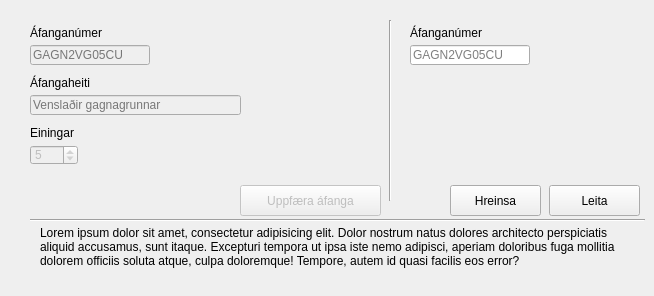
      <widget class="QWidget" name="coursesTabUpdate">
       <attribute name="title">
        <string>Áfangi</string>
       </attribute>
       <widget class="QLabel" name="label_129">
        <property name="geometry">
         <rect>
          <x>30</x>
          <y>70</y>
          <width>101</width>
          <height>20</height>
         </rect>
        </property>
        <property name="layoutDirection">
         <enum>Qt::LeftToRight</enum>
        </property>
        <property name="text">
         <string>Áfangaheiti</string>
        </property>
        <property name="alignment">
         <set>Qt::AlignBottom|Qt::AlignLeading|Qt::AlignLeft</set>
        </property>
       </widget>
       <widget class="Line" name="line_33">
        <property name="geometry">
         <rect>
          <x>30</x>
          <y>210</y>
          <width>615</width>
          <height>20</height>
         </rect>
        </property>
        <property name="orientation">
         <enum>Qt::Horizontal</enum>
        </property>
       </widget>
       <widget class="QPushButton" name="pushButton_9">
        <property name="enabled">
         <bool>false</bool>
        </property>
        <property name="geometry">
         <rect>
          <x>240</x>
          <y>185</y>
          <width>141</width>
          <height>31</height>
         </rect>
        </property>
        <property name="sizePolicy">
         <sizepolicy hsizetype="Minimum" vsizetype="Fixed">
          <horstretch>0</horstretch>
          <verstretch>0</verstretch>
         </sizepolicy>
        </property>
        <property name="layoutDirection">
         <enum>Qt::LeftToRight</enum>
        </property>
        <property name="autoFillBackground">
         <bool>false</bool>
        </property>
        <property name="text">
         <string>Uppfæra áfanga</string>
        </property>
        <property name="autoDefault">
         <bool>false</bool>
        </property>
        <property name="default">
         <bool>true</bool>
        </property>
        <property name="flat">
         <bool>false</bool>
        </property>
       </widget>
       <widget class="QSpinBox" name="spinBox_2">
        <property name="enabled">
         <bool>false</bool>
        </property>
        <property name="geometry">
         <rect>
          <x>30</x>
          <y>145</y>
          <width>48</width>
          <height>20</height>
         </rect>
        </property>
        <property name="maximum">
         <number>10</number>
        </property>
        <property name="value">
         <number>5</number>
        </property>
       </widget>
       <widget class="QLineEdit" name="lineEdit_41">
        <property name="enabled">
         <bool>false</bool>
        </property>
        <property name="geometry">
         <rect>
          <x>30</x>
          <y>45</y>
          <width>120</width>
          <height>20</height>
         </rect>
        </property>
        <property name="inputMask">
         <string/>
        </property>
        <property name="text">
         <string/>
        </property>
        <property name="maxLength">
         <number>11</number>
        </property>
        <property name="placeholderText">
         <string>GAGN2VG05CU</string>
        </property>
       </widget>
       <widget class="QLabel" name="label_130">
        <property name="geometry">
         <rect>
          <x>30</x>
          <y>120</y>
          <width>101</width>
          <height>20</height>
         </rect>
        </property>
        <property name="text">
         <string>Einingar</string>
        </property>
        <property name="alignment">
         <set>Qt::AlignBottom|Qt::AlignLeading|Qt::AlignLeft</set>
        </property>
       </widget>
       <widget class="QLabel" name="label_131">
        <property name="geometry">
         <rect>
          <x>30</x>
          <y>20</y>
          <width>101</width>
          <height>20</height>
         </rect>
        </property>
        <property name="text">
         <string>Áfanganúmer</string>
        </property>
        <property name="alignment">
         <set>Qt::AlignBottom|Qt::AlignLeading|Qt::AlignLeft</set>
        </property>
       </widget>
       <widget class="QLineEdit" name="lineEdit_42">
        <property name="enabled">
         <bool>false</bool>
        </property>
        <property name="geometry">
         <rect>
          <x>30</x>
          <y>95</y>
          <width>211</width>
          <height>20</height>
         </rect>
        </property>
        <property name="focusPolicy">
         <enum>Qt::StrongFocus</enum>
        </property>
        <property name="maxLength">
         <number>75</number>
        </property>
        <property name="placeholderText">
         <string>Venslaðir gagnagrunnar</string>
        </property>
       </widget>
       <widget class="QLabel" name="label_132">
        <property name="geometry">
         <rect>
          <x>40</x>
          <y>226</y>
          <width>595</width>
          <height>61</height>
         </rect>
        </property>
        <property name="text">
         <string>Lorem ipsum dolor sit amet, consectetur adipisicing elit. Dolor nostrum natus dolores architecto perspiciatis aliquid accusamus, sunt itaque. Excepturi tempora ut ipsa iste nemo adipisci, aperiam doloribus fuga mollitia dolorem officiis soluta atque, culpa doloremque! Tempore, autem id quasi facilis eos error?</string>
        </property>
        <property name="textFormat">
         <enum>Qt::AutoText</enum>
        </property>
        <property name="scaledContents">
         <bool>false</bool>
        </property>
        <property name="alignment">
         <set>Qt::AlignLeading|Qt::AlignLeft|Qt::AlignTop</set>
        </property>
        <property name="wordWrap">
         <bool>true</bool>
        </property>
       </widget>
       <widget class="QLineEdit" name="lineEdit_40">
        <property name="geometry">
         <rect>
          <x>410</x>
          <y>45</y>
          <width>120</width>
          <height>20</height>
         </rect>
        </property>
        <property name="inputMask">
         <string/>
        </property>
        <property name="text">
         <string/>
        </property>
        <property name="maxLength">
         <number>11</number>
        </property>
        <property name="placeholderText">
         <string>GAGN2VG05CU</string>
        </property>
       </widget>
       <widget class="QLabel" name="label_163">
        <property name="geometry">
         <rect>
          <x>410</x>
          <y>20</y>
          <width>101</width>
          <height>20</height>
         </rect>
        </property>
        <property name="text">
         <string>Áfanganúmer</string>
        </property>
        <property name="alignment">
         <set>Qt::AlignBottom|Qt::AlignLeading|Qt::AlignLeft</set>
        </property>
       </widget>
       <widget class="Line" name="line_41">
        <property name="geometry">
         <rect>
          <x>380</x>
          <y>20</y>
          <width>20</width>
          <height>181</height>
         </rect>
        </property>
        <property name="orientation">
         <enum>Qt::Vertical</enum>
        </property>
       </widget>
       <widget class="QPushButton" name="pushButton_36">
        <property name="geometry">
         <rect>
          <x>549</x>
          <y>185</y>
          <width>91</width>
          <height>31</height>
         </rect>
        </property>
        <property name="text">
         <string>Leita</string>
        </property>
       </widget>
       <widget class="QPushButton" name="pushButton_44">
        <property name="geometry">
         <rect>
          <x>450</x>
          <y>185</y>
          <width>91</width>
          <height>31</height>
         </rect>
        </property>
        <property name="text">
         <string>Hreinsa</string>
        </property>
       </widget>
      </widget>
